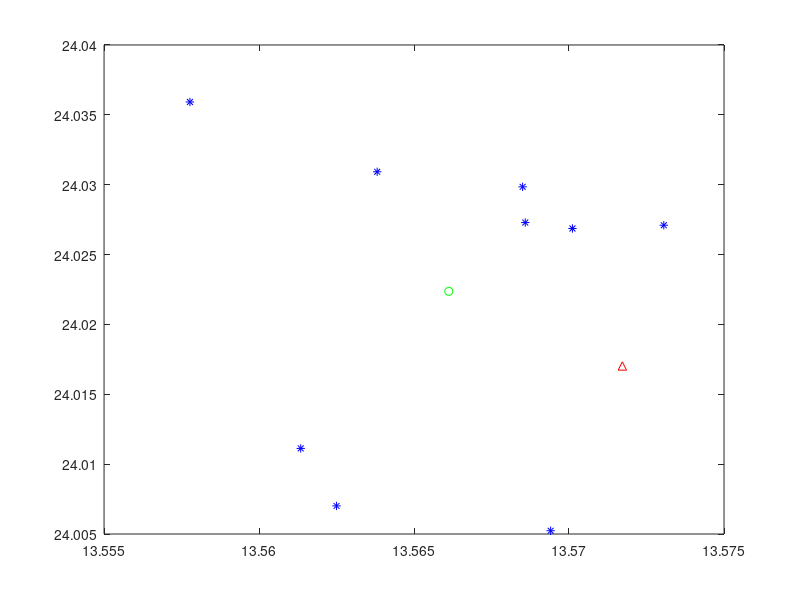

Write the MATLAB code that produced this figure. (Note: this script raises an error after producing the figure.)
% reverse Particle filter

numBots = 10;
dt = 1;
ROBOTS = [];

%%-----------------------------initalize robots with their given truths
for r = 1:numBots
    x = 10*rand(1,1);
    y = 10*rand(1,1);
    theta = 2*pi*rand(1,1);
    vel = 5*rand(1,1);
    robot = struct('pose', [x,y,theta], 'vel', vel, 'path', [x,y,theta], 'laser', zeros(1,numBots), 'bearing', zeros(1,numBots), 'particles', zeros(3,numBots));
    ROBOTS = [ROBOTS,robot];
end

%%--------------------------------SIMULATE ROBOTS
for t = 1:10
    for r = 1:numBots
        ROBOTS(r).pose = ROBOTS(r).pose + [ROBOTS(r).vel*cos(ROBOTS(r).pose(3))*dt, ROBOTS(r).vel*sin(ROBOTS(r).pose(3))*dt,0];
        ROBOTS(r).path = [ROBOTS(r).path; ROBOTS(r).pose];
        ROBOTS(r).pose = ROBOTS(r).pose + normrnd(0,.01,1,3);
        
        measure = [];
        angles = [];
        for L = 1:numBots
            measure = [measure, norm(ROBOTS(L).pose(1:2)- ROBOTS(r).pose(1:2))+ normrnd(0,.01,1,1) ];
            angles = [angles, atan2(ROBOTS(L).pose(2)- ROBOTS(r).pose(2), ROBOTS(L).pose(1)- ROBOTS(r).pose(1))];
        end
        ROBOTS(r).laser = [ROBOTS(r).laser;measure];
        ROBOTS(r).bearing = [ROBOTS(r).bearing;angles];
        
    end
end

%%--------------------------plot truth data
% figure()
% axis equal
% for r = 1:numBots
%     quiver(ROBOTS(r).path(:,1),ROBOTS(r).path(:,2),ROBOTS(r).vel*cos(ROBOTS(r).pose(3))*ones(11,1), ROBOTS(r).vel*sin(ROBOTS(r).pose(3))*ones(11,1),0,'r');
%     hold on;
% end

t = 11;
for r = 2:numBots
    phi = ROBOTS(r).bearing(t,1);
    dx = ROBOTS(r).laser(t,1)*cos(phi);
    dy = ROBOTS(r).laser(t,1)*sin(phi);
    x0 = ROBOTS(r).pose(1);
    y0 = ROBOTS(r).pose(2);
    ROBOTS(1).particles(:,r) = [x0+dx;y0+dy;1];
    
end

x_mean = mean(ROBOTS(1).particles(1,2:end));
y_mean = mean(ROBOTS(1).particles(2,2:end));
covar =  cov(ROBOTS(1).particles(1:2,ROBOTS(1).particles(3,:) >.5)');

figure()
axis equal
plot(ROBOTS(1).particles(1,2:end), ROBOTS(1).particles(2,2:end), '*b');
hold on;
plot(ROBOTS(1).path(end,1), ROBOTS(1).pose(end,2), 'r^')
hold on;
plot(x_mean, y_mean, 'go')
hold on;
error_ellipse(covar, [x_mean,y_mean])
% for r = 1:numBots
%     plot(ROBOTS(r).pose(1),ROBOTS(r).pose(2),'ks');
%     hold on;
% end

error = norm([ROBOTS(1).pose(1)-x_mean,ROBOTS(1).pose(2)-y_mean])


